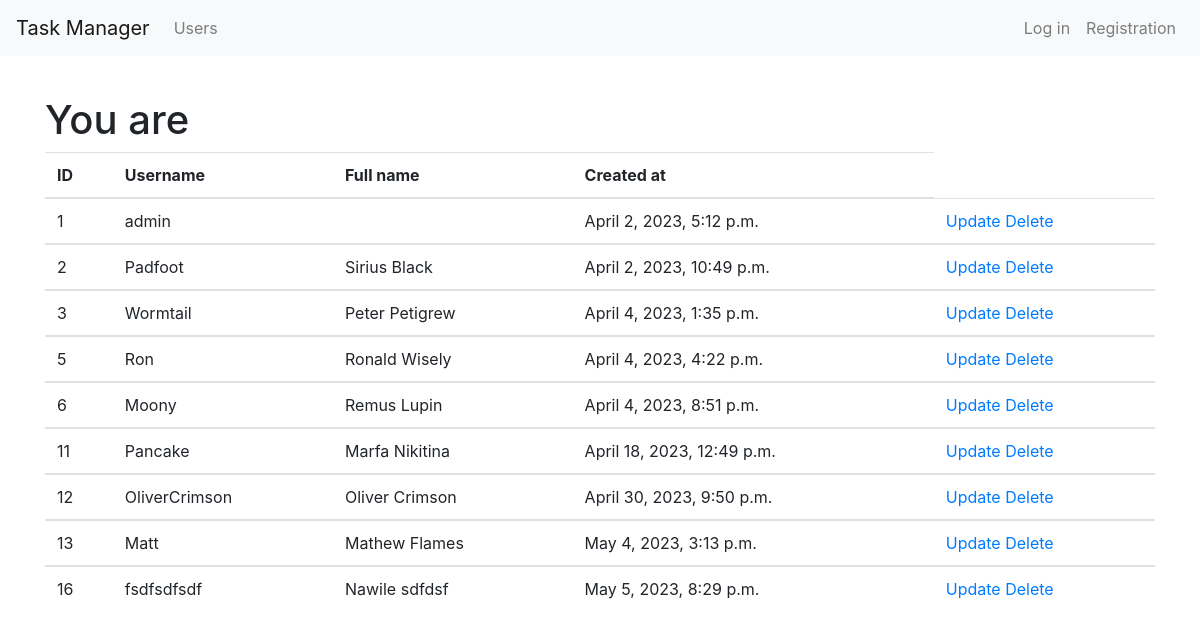
/users/, run on the app's committed database.
### users/models.py (models this page shows)
class User(AbstractUser):
    def __str__(self):
        return self.get_full_name()

### users/views.py (the view)
# urls.py: path('', views.UsersList.as_view(), name='users_list'),
class UsersList(ListView):
    model = User
    template_name = 'users/users_list.html'

### users/templates/users/users_list.html (shortened to what this page needs)
{% extends 'main_page/base.html' %}
{% block body %}
    <h1>You are {{ user.username }}</h1>
    <table class="table">
        <thead>
            <tr>
                <th>ID</th>
                <th>Username</th>
                <th>Full name</th>
                <th>Created at</th>
            </tr>
        </thead>
        {% for item in object_list %}
        <tbody>
            <tr>
                <td>{{ item.id }}</td>
                <td>{{ item.username }}</td>
                <td>{{ item.first_name }} {{ item.last_name }}</td>
                <td>{{ item.date_joined }}</td>
                <td>
                    <a href="{% url 'update' pk=item.id %}">Update</a>
                    <a href="{% url 'delete_user' pk=item.id %}"> Delete</a>
                </td>
            </tr>
        {% endfor %}
        </tbody>
    </table>
{% endblock %}

### data on the page
User: id "1", username "admin", date_joined "April 2, 2023, 5:12 p.m."
User: id "2", username "Padfoot", first_name "Sirius", last_name "Black", date_joined "April 2, 2023, 10:49 p.m."
User: id "3", username "Wormtail", first_name "Peter", last_name "Petigrew", date_joined "April 4, 2023, 1:35 p.m."
User: id "5", username "Ron", first_name "Ronald", last_name "Wisely", date_joined "April 4, 2023, 4:22 p.m."
User: id "6", username "Moony", first_name "Remus", last_name "Lupin", date_joined "April 4, 2023, 8:51 p.m."
User: id "11", username "Pancake", first_name "Marfa", last_name "Nikitina", date_joined "April 18, 2023, 12:49 p.m."
User: id "12", username "OliverCrimson", first_name "Oliver", last_name "Crimson", date_joined "April 30, 2023, 9:50 p.m."
User: id "13", username "Matt", first_name "Mathew", last_name "Flames", date_joined "May 4, 2023, 3:13 p.m."
User: id "16", username "fsdfsdfsdf", first_name "Nawile", last_name "sdfdsf", date_joined "May 5, 2023, 8:29 p.m."
